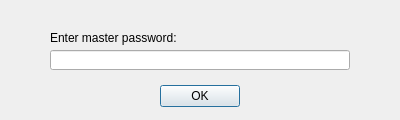
<?xml version="1.0" encoding="UTF-8"?>
<ui version="4.0">
 <class>Dialog</class>
 <widget class="QDialog" name="Dialog">
  <property name="windowModality">
   <enum>Qt::ApplicationModal</enum>
  </property>
  <property name="geometry">
   <rect>
    <x>0</x>
    <y>0</y>
    <width>400</width>
    <height>120</height>
   </rect>
  </property>
  <property name="windowTitle">
   <string>Dialog</string>
  </property>
  <property name="modal">
   <bool>true</bool>
  </property>
  <widget class="QDialogButtonBox" name="buttonBox">
   <property name="geometry">
    <rect>
     <x>50</x>
     <y>80</y>
     <width>300</width>
     <height>32</height>
    </rect>
   </property>
   <property name="orientation">
    <enum>Qt::Horizontal</enum>
   </property>
   <property name="standardButtons">
    <set>QDialogButtonBox::Ok</set>
   </property>
   <property name="centerButtons">
    <bool>true</bool>
   </property>
  </widget>
  <widget class="QLineEdit" name="lineEdit">
   <property name="geometry">
    <rect>
     <x>50</x>
     <y>50</y>
     <width>300</width>
     <height>20</height>
    </rect>
   </property>
   <property name="echoMode">
    <enum>QLineEdit::Password</enum>
   </property>
  </widget>
  <widget class="QLabel" name="label">
   <property name="geometry">
    <rect>
     <x>50</x>
     <y>30</y>
     <width>300</width>
     <height>16</height>
    </rect>
   </property>
   <property name="text">
    <string>Enter master password:</string>
   </property>
  </widget>
 </widget>
 <resources/>
 <connections>
  <connection>
   <sender>buttonBox</sender>
   <signal>accepted()</signal>
   <receiver>Dialog</receiver>
   <slot>accept()</slot>
   <hints>
    <hint type="sourcelabel">
     <x>248</x>
     <y>254</y>
    </hint>
    <hint type="destinationlabel">
     <x>157</x>
     <y>274</y>
    </hint>
   </hints>
  </connection>
  <connection>
   <sender>buttonBox</sender>
   <signal>rejected()</signal>
   <receiver>Dialog</receiver>
   <slot>reject()</slot>
   <hints>
    <hint type="sourcelabel">
     <x>316</x>
     <y>260</y>
    </hint>
    <hint type="destinationlabel">
     <x>286</x>
     <y>274</y>
    </hint>
   </hints>
  </connection>
 </connections>
</ui>
